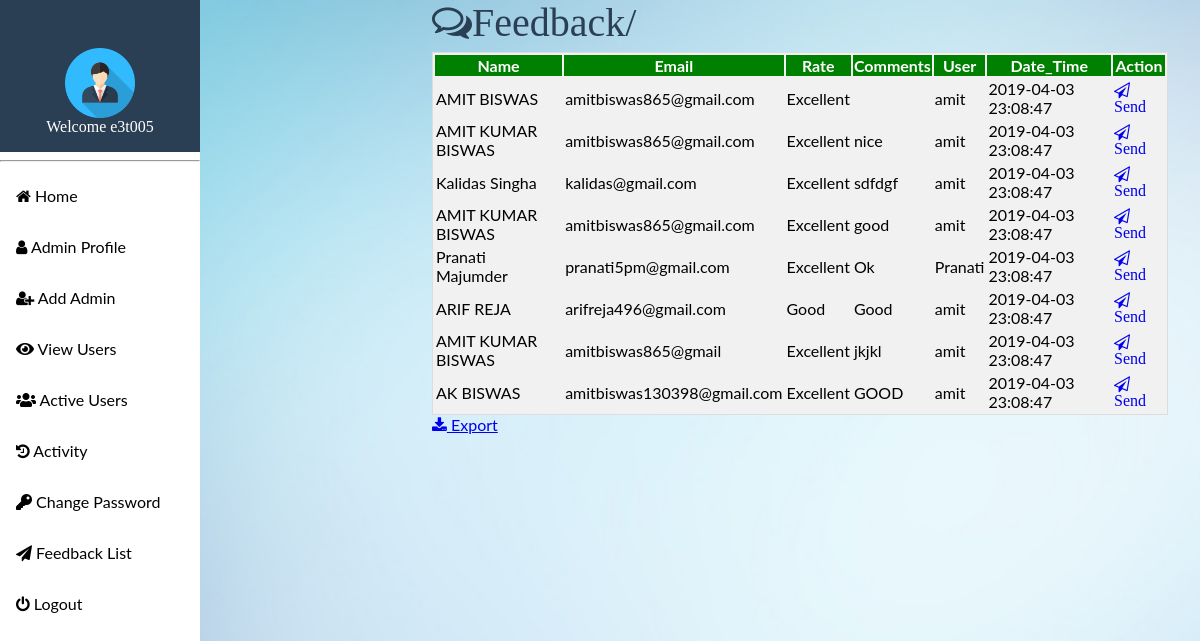
The app's page /admin/feedback.php (signed in) with its own data.
### tables this page shows
CREATE TABLE IF NOT EXISTS `feedback` (
  `id` int(11) NOT NULL,
  `first` varchar(50) NOT NULL,
  `last` varchar(50) NOT NULL,
  `email` varchar(50) NOT NULL,
  `rate` varchar(50) NOT NULL,
  `msg` varchar(50) NOT NULL,
  `user` varchar(50) NOT NULL,
  `user_ip` varchar(50) NOT NULL,
  `date_time` datetime NOT NULL DEFAULT CURRENT_TIMESTAMP
);

### admin/feedback.php (the view, shortened to what this page needs)
<?php
    if (!isset($_SESSION['username'])) {
        echo "<script>alert('Please Login again')</script>";
        echo "<a href='index'>Click Here to Login</a>";
    }
        else {
?>
<html>
<head>
	<link rel='stylesheet' href='https://use.fontawesome.com/releases/v5.7.0/css/all.css'>
<link rel="stylesheet" href="https://cdnjs.cloudflare.com/ajax/libs/font-awesome/4.7.0/css/font-awesome.min.css">
<meta name="viewport" content="width=device-width, initial-scale=1.0"></head>
<body oncontextmenu="return false;">
</head>
<body>
  <div class="sidebar">
  <a class="active" href="#" style="font-family: Cooper Black;">
  <center><img src="image/user.png"  height="7%" width="auto"><br>Welcome <?php echo $_SESSION['username']?></a></center>
  <hr>
  <a href="homepage"><i class="fa fa-home"></i> Home</a>
  <a href="#" id="myBtn"><i class="fa fa-user"></i> Admin Profile</a>
  <a href="add_admin" name="add"><i class="fa fa-user-plus" name="add"></i> Add Admin</a>
  <a href="view_user"><i class="fas fa-eye"></i> View Users</a>
  <a href="active_user2"><i class="fas fa-users"></i> Active Users</a>
  <a href="activity"><i class="fa fa-history"></i> Activity</a>
  <a href="change_pwd"><i class="fas fa-key"></i> Change Password</a>
  <a href="feedback"><i class="fa fa-send"></i> Feedback List</a>
  <a href="logout"><i class="fa fa-power-off"></i> Logout</a>
</div>
<div class="content">
<div class="content">
  <i class="fa fa-comments-o" style="font-size: 40px;color: #2A3F54;margin-bottom: 10px;margin-left: 0px">Feedback/</i><br>
<?php
require("conn.php");
$sql="select * from feedback";
$record=mysqli_query($con,$sql);
echo "<table style='border:1px solid #ddd;background-color:#F1F1F1;width:auto'>";
echo "<tr style='background-color:green;color:white'><th>Name</th><th>Email</th><th>Rate</th><th>Comments</th><th>User</th><th>Date_Time</th><th>Action</th></tr>";
while($row=mysqli_fetch_array($record))
{
echo "<tr>";
echo "<td>".$row[1]." ".$row[2]."</td>";
echo "<td>".$row[3]."</td>";
echo "<td>".$row[4]."</td>";
echo "<td>".$row[5]."</td>";
echo "<td>".$row[6]."</td>";
echo "<td>".$row[8]."</td>";
?>
<td><a href="replay2.php?id=<?php echo $row['id']; ?>" onclick="return confirm('Are you sure to Replay ?');"><i class="fa fa-send-o"> Send</a></td>
<?php
echo "</tr>";
}
echo "</table>";
?>
<a href="export_feed.php"><i class="fa fa-download"></i> Export</a>
</div></div>
<?php
}
?>
</body>
</html>

### admin/feedback.php (style rules this page uses)
body { background-image: url(image/add.jpg); margin: 0; font-family: "Lato", sans-serif; background-repeat:no-repeat; background-size: cover; }
.sidebar { margin: 0; padding: 0; width: 200px; background-color: #FFFFFF; position: fixed; height: 100%; overflow: auto; top: 0; color: white; }
.sidebar a { display: block; color: black; padding: 16px; text-decoration: none; }
.sidebar a.active { background-color: #2A3F54; color: white; }
div.content { margin-left: 200px; padding: 1px 16px; height: 1000px; }

### records on screen
feedback: first "AMIT", last "BISWAS", email "amitbiswas865@gmail.com", rate "Excellent", user "amit", date_time "2019-04-03 23:08:47"
feedback: first "AMIT KUMAR", last "BISWAS", email "amitbiswas865@gmail.com", rate "Excellent", msg "nice", user "amit", date_time "2019-04-03 23:08:47"
feedback: first "Kalidas", last "Singha", email "kalidas@gmail.com", rate "Excellent", msg "sdfdgf", user "amit", date_time "2019-04-03 23:08:47"
feedback: first "AMIT KUMAR", last "BISWAS", email "amitbiswas865@gmail.com", rate "Excellent", msg "good", user "amit", date_time "2019-04-03 23:08:47"
feedback: first "Pranati", last "Majumder", email "pranati5pm@gmail.com", rate "Excellent", msg "Ok", user "Pranati", date_time "2019-04-03 23:08:47"
feedback: first "ARIF", last "REJA", email "arifreja496@gmail.com", rate "Good", msg "Good", user "amit", date_time "2019-04-03 23:08:47"
feedback: first "AMIT KUMAR", last "BISWAS", email "amitbiswas865@gmail", rate "Excellent", msg "jkjkl", user "amit", date_time "2019-04-03 23:08:47"
feedback: first "AK", last "BISWAS", email "amitbiswas130398@gmail.com", rate "Excellent", msg "GOOD", user "amit", date_time "2019-04-03 23:08:47"

### other values on screen
$_SESSION['username'] "e3t005"
